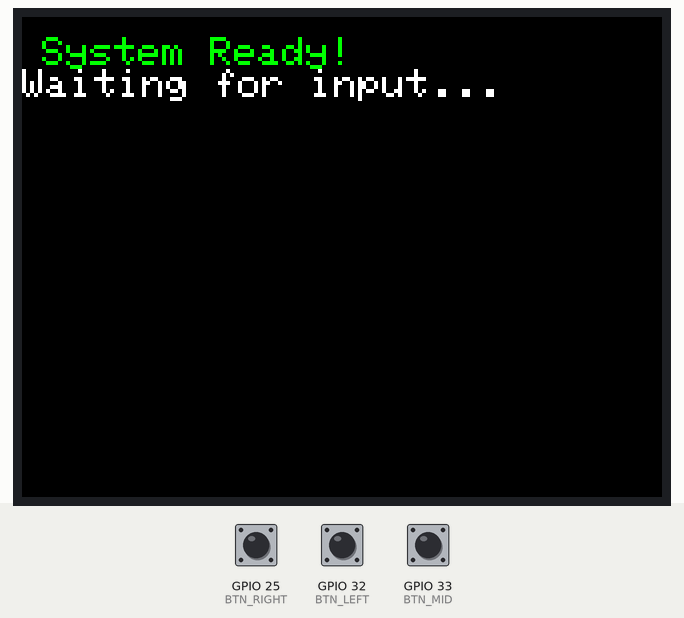
Bench run of a sketch on a simulated ESP32. Parts: 320×240 colour display. The test bench sets the inputs (shaded band); at power-on: GPIO 25 (BTN_RIGHT) HIGH, GPIO 32 (BTN_LEFT) HIGH, GPIO 33 (BTN_MID) HIGH. I2S audio is not simulated (input reads silence); what the sketch prints to the serial monitor is not drawn.

Above: at 1.4 s.
1.5 s: GPIO 25 (BTN_RIGHT) pulled LOW for 0.15 s
At 2.7 s:
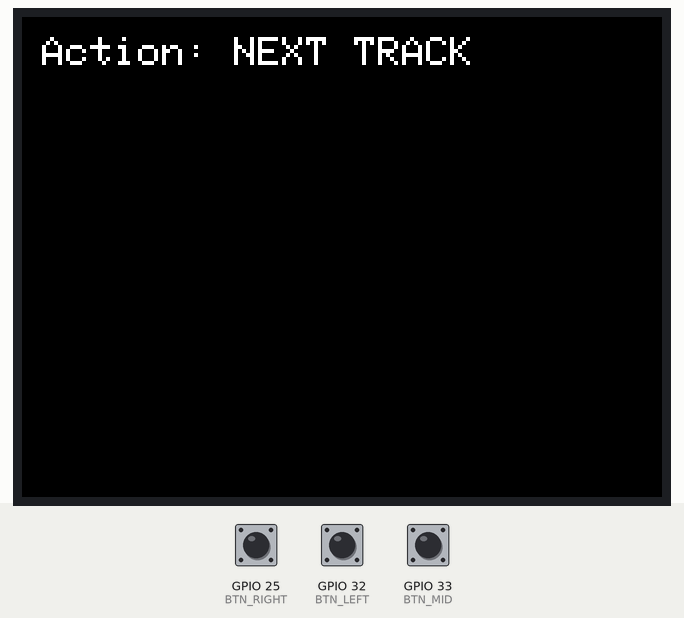
3.1 s: GPIO 32 (BTN_LEFT) pulled LOW for 0.15 s
At 4.2 s:
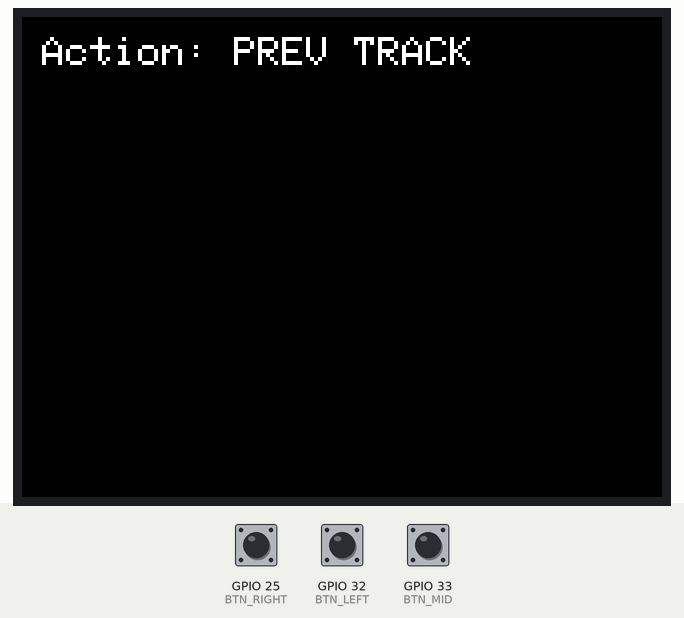
4.7 s: GPIO 33 (BTN_MID) pulled LOW for 0.15 s
At 5.5 s:
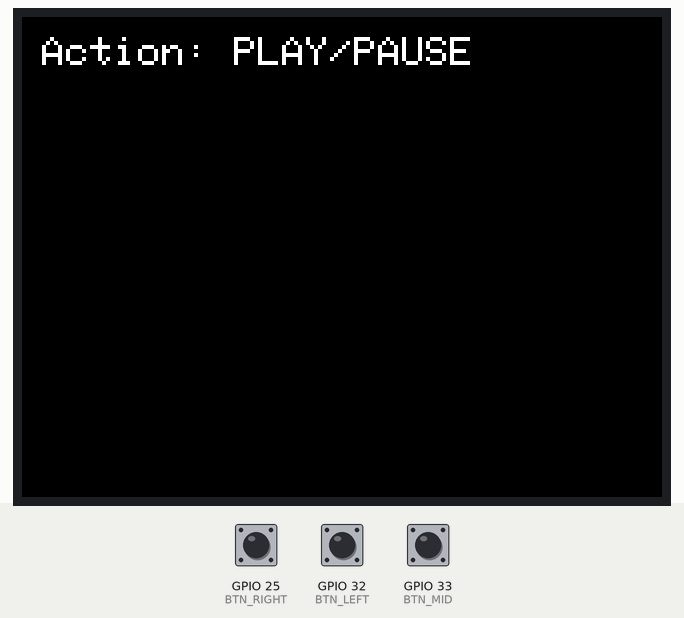
6.3 s: GPIO 25 (BTN_RIGHT) pulled LOW for 1 s
At 6.7 s:
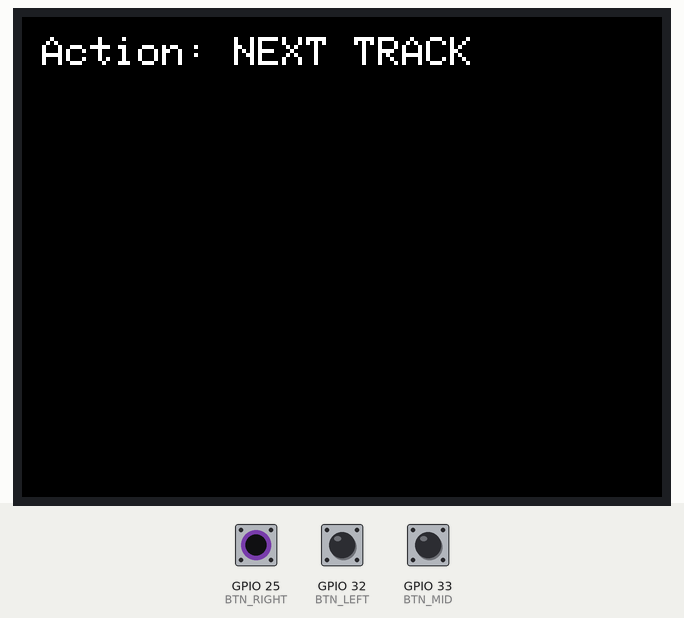
8.8 s: GPIO 32 (BTN_LEFT) pulled LOW for 1 s
At 9.8 s:
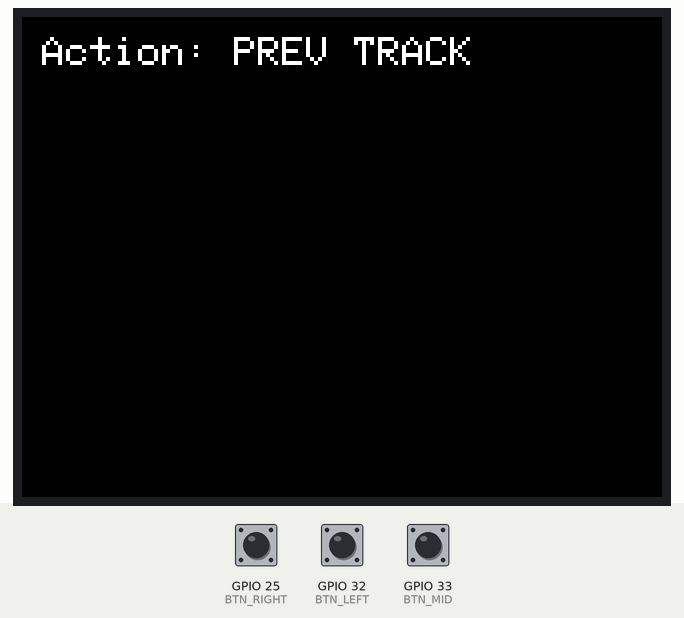
11.3 s: GPIO 25 (BTN_RIGHT) driven LOW and GPIO 32 (BTN_LEFT) driven LOW
At 11.79 s:
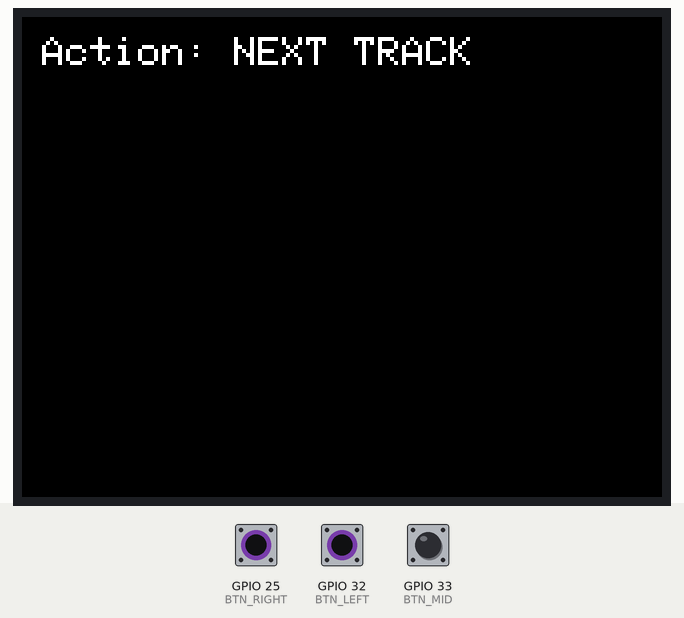
Timing chart, 0 to 14.3 s (numbered marks = the images above; inputs shaded):
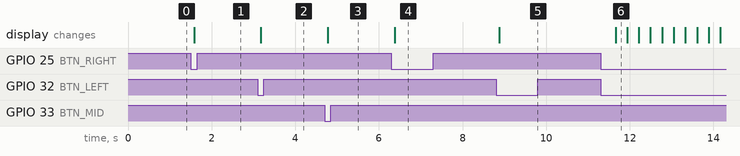

Measured:
- after the input at 1.5 s, the display: changes after 0.08 s (image 1)
- after the input at 3.1 s, the display: changes after 0.08 s (image 2)
- after the input at 4.7 s, the display: changes after 0.08 s (image 3)
- after the input at 6.3 s, the display: changes after 0.08 s (image 4)
- after the input at 8.8 s, the display: changes after 0.08 s (image 5)
- after the input at 11.3 s, the display: changes after 0.36 s (image 6)

The sketch:

main.ino
```cpp
#include <SPI.h>
#include <Adafruit_GFX.h>
#include <Adafruit_ILI9341.h>
#include <driver/i2s.h>

#define TFT_CS   15
#define TFT_DC   2
#define TFT_RST  4

Adafruit_ILI9341 tft = Adafruit_ILI9341(TFT_CS, TFT_DC, TFT_RST);

#define BTN_LEFT   32
#define BTN_MID    33
#define BTN_RIGHT  25

#define I2S_BCLK   26
#define I2S_LRC    27
#define I2S_DOUT   22

void setup()
{
  Serial.begin(115200);

  pinMode(BTN_LEFT, INPUT_PULLUP);
  pinMode(BTN_MID, INPUT_PULLUP);
  pinMode(BTN_RIGHT, INPUT_PULLUP);

  tft.begin();
  tft.setRotation(1);
  tft.fillScreen(ILI9341_BLACK);
  tft.setTextColor(ILI9341_GREEN);
  tft.setTextSize(2);
  tft.setCursor(10, 10);
  tft.println("System Ready!");
  tft.setTextColor(ILI9341_WHITE);
  tft.println("Waiting for input...");

  i2s_config_t i2s_config = {
    .mode = (i2s_mode_t)(I2S_MODE_MASTER | I2S_MODE_TX),
    .sample_rate = 44100,
    .bits_per_sample = I2S_BITS_PER_SAMPLE_16BIT,
    .channel_format = I2S_CHANNEL_FMT_ONLY_LEFT,
    .communication_format = I2S_COMM_FORMAT_STAND_I2S,
    .intr_alloc_flags = ESP_INTR_FLAG_LEVEL1,
    .dma_buf_count = 8,
    .dma_buf_len = 64,
    .use_apll = false,
    .tx_desc_auto_clear = true
  };

  i2s_pin_config_t pin_config = {
    .bck_io_num = I2S_BCLK,
    .ws_io_num = I2S_LRC,
    .data_out_num = I2S_DOUT,
    .data_in_num = I2S_PIN_NO_CHANGE
  };

  i2s_driver_install(I2S_NUM_0, &i2s_config, 0, NULL);
  i2s_set_pin(I2S_NUM_0, &pin_config);
  i2s_zero_dma_buffer(I2S_NUM_0);
}

void loop() {
  if (digitalRead(BTN_LEFT) == LOW) {
    Serial.println("Previous Track Button Pressed");
    tft.fillScreen(ILI9341_BLACK);
    tft.setCursor(10, 10);
    tft.println("Action: PREV TRACK");
    delay(200);
  }

  if (digitalRead(BTN_MID) == LOW) {
    Serial.println("Play/Pause Button Pressed");
    tft.fillScreen(ILI9341_BLACK);
    tft.setCursor(10, 10);
    tft.println("Action: PLAY/PAUSE");
    delay(200);
  }

  if (digitalRead(BTN_RIGHT) == LOW) {
    Serial.println("Next Track Button Pressed");
    tft.fillScreen(ILI9341_BLACK);
    tft.setCursor(10, 10);
    tft.println("Action: NEXT TRACK");
    delay(200);
  }
}
```
